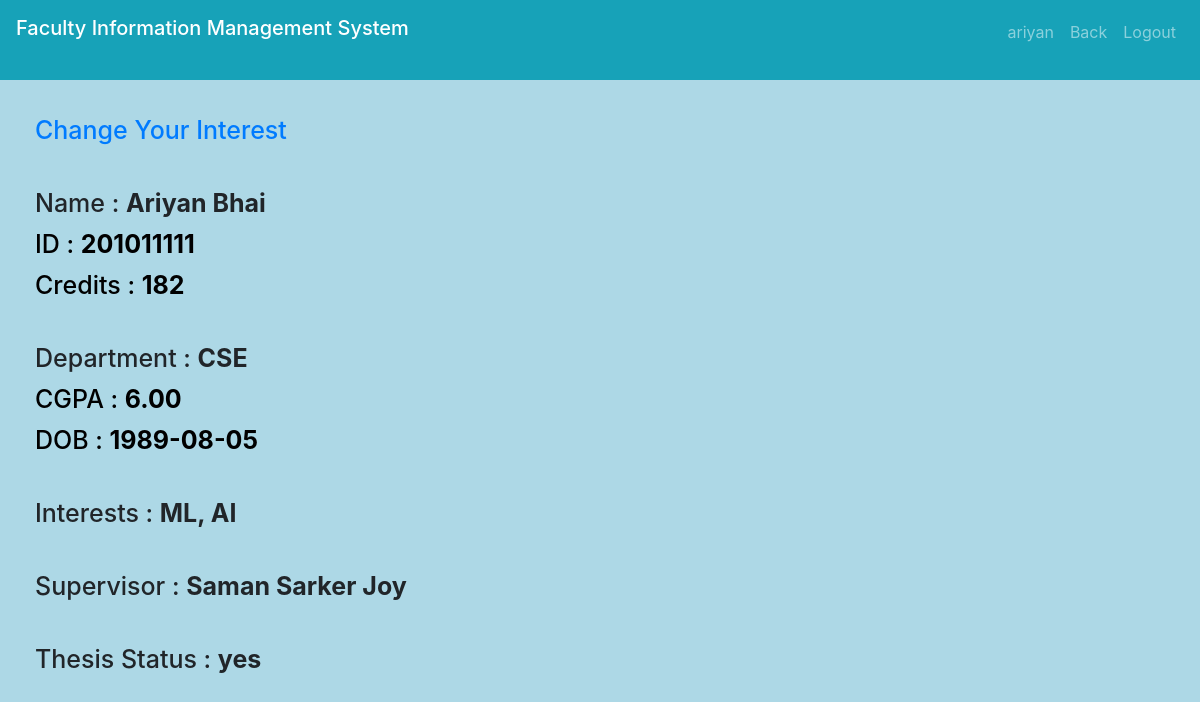
The page /infoMyStudentInfo.php (signed in) on the database its author committed.
### tables this page shows
CREATE TABLE `student_information` (
  `id` varchar(244) NOT NULL,
  `name` varchar(244) NOT NULL,
  `student_id` varchar(244) NOT NULL,
  `credits` varchar(244) NOT NULL,
  `dep` varchar(244) NOT NULL,
  `cgpa` varchar(244) NOT NULL,
  `dob` date NOT NULL,
  `supervisor` varchar(255) DEFAULT NULL,
  `thesis_status` varchar(255) DEFAULT NULL,
  `interest` varchar(255) DEFAULT NULL,
  `msg` varchar(255) DEFAULT NULL
);

### infoMyStudentInfo.php (the view, shortened to what this page needs)
<?php include("header.php"); ?>
<!DOCTYPE html>
<body>
  <body style='background-color: #ADD8E6'>
    <nav class="navbar navbar-expand-sm bg-info navbar-dark">
        <?php
        include("includes/connection.php");
        $uname = $_SESSION['student'];
        $sql = "select * from student_information where id ='$uname'";
        $records = mysqli_query($connect, $sql) or die(mysqli_error($connect));
        $user_data = mysqli_fetch_array($records);
        ?>
        <?php
        $userName = $user_data[1];
        $userID = $user_data[2];
        $userCredits = $user_data[3];
        $userDep = $user_data[4];
        $userCg = $user_data[5];
        $userDOB = $user_data[6];
        $userInterest = $user_data[9];
        $userSup = $user_data[7];
        $userThesisStatus = $user_data[8];
        ?>
    </nav>
    <h3 style="text-align:left;padding-left:35px;padding-top:35px;color: black#A9A9A9;font-size:25px;"><a href='changeInterestStudent.php'>Change Your Interest</a></h3>
    <h3 style="text-align:left;padding-left:35px;padding-top:35px;color: black#A9A9A9;font-size:25px;">Name : <?php echo "<b>" . $userName . "</b>" ?></h3>
    <h3 style="text-align:left;padding-left:35px;padding-top:3px;color: black;font-size:25px;">ID : <?php echo "<b>" .  $userID . "</b>" ?></h3>
    <h3 style="text-align:left;padding-left:35px;padding-top:3px;color: black;font-size:25px;">Credits : <?php echo "<b>" . $userCredits . "</b>" ?></h3>
    <h3 style="text-align:left;padding-left:35px;padding-top:35px;color: black#A9A9A9;font-size:25px;">Department : <?php echo "<b>" . $userDep . "</b>" ?></h3>
    <h3 style="text-align:left;padding-left:35px;padding-top:3px;color: black;font-size:25px;">CGPA : <?php echo "<b>" .  $userCg . "</b>" ?></h3>
    <h3 style="text-align:left;padding-left:35px;padding-top:3px;color: black;font-size:25px;">DOB : <?php echo "<b>" . $userDOB . "</b>" ?></h3>
    <h3 style="text-align:left;padding-left:35px;padding-top:35px;color: black#A9A9A9;font-size:25px;">Interests : <?php echo "<b>" . $userInterest . "</b>" ?></h3>
    <h3 style="text-align:left;padding-left:35px;padding-top:35px;color: black#A9A9A9;font-size:25px;">Supervisor : <?php echo "<b>" . $userSup . "</b>" ?></h3>
    <h3 style="text-align:left;padding-left:35px;padding-top:35px;color: black#A9A9A9;font-size:25px;">Thesis Status : <?php echo "<b>" . $userThesisStatus . "</b>" ?></h3>
  </body>
</html>

### rows shown on the page
student_information: name "Ariyan Bhai", student "201011111", credits "182", dep "CSE", cgpa "6.00", dob "1989-08-05", interest "ML, AI", supervisor "Saman Sarker Joy", thesis_status "yes"

### other values the page prints
$_SESSION['student'] "ariyan"
